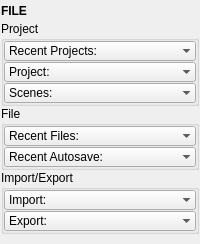
<?xml version="1.0" encoding="UTF-8"?>
<ui version="4.0">
 <class>QtUi</class>
 <widget class="QMainWindow" name="QtUi">
  <property name="enabled">
   <bool>true</bool>
  </property>
  <property name="geometry">
   <rect>
    <x>0</x>
    <y>0</y>
    <width>200</width>
    <height>244</height>
   </rect>
  </property>
  <property name="tabShape">
   <enum>QTabWidget::Triangular</enum>
  </property>
  <property name="dockNestingEnabled">
   <bool>true</bool>
  </property>
  <property name="dockOptions">
   <set>QMainWindow::AllowNestedDocks|QMainWindow::AllowTabbedDocks|QMainWindow::AnimatedDocks|QMainWindow::ForceTabbedDocks</set>
  </property>
  <widget class="QWidget" name="central_widget">
   <property name="minimumSize">
    <size>
     <width>200</width>
     <height>0</height>
    </size>
   </property>
   <layout class="QVBoxLayout" name="verticalLayout_2">
    <property name="leftMargin">
     <number>1</number>
    </property>
    <property name="topMargin">
     <number>1</number>
    </property>
    <property name="rightMargin">
     <number>1</number>
    </property>
    <property name="bottomMargin">
     <number>1</number>
    </property>
    <item>
     <layout class="QVBoxLayout" name="verticalLayout">
      <property name="spacing">
       <number>0</number>
      </property>
      <item>
       <widget class="Header" name="header">
        <property name="minimumSize">
         <size>
          <width>0</width>
          <height>20</height>
         </size>
        </property>
        <property name="font">
         <font>
          <weight>75</weight>
          <bold>true</bold>
         </font>
        </property>
        <property name="text">
         <string>FILE</string>
        </property>
       </widget>
      </item>
      <item>
       <widget class="QGroupBox" name="Project">
        <property name="title">
         <string>Project</string>
        </property>
        <layout class="QVBoxLayout" name="verticalLayout_5">
         <property name="spacing">
          <number>1</number>
         </property>
         <property name="leftMargin">
          <number>0</number>
         </property>
         <property name="topMargin">
          <number>0</number>
         </property>
         <property name="rightMargin">
          <number>0</number>
         </property>
         <property name="bottomMargin">
          <number>0</number>
         </property>
         <item>
          <widget class="ComboBox" name="cmb001">
           <property name="minimumSize">
            <size>
             <width>0</width>
             <height>20</height>
            </size>
           </property>
           <property name="maximumSize">
            <size>
             <width>16777215</width>
             <height>20</height>
            </size>
           </property>
           <property name="toolTip">
            <string>Any recent workspaces will appear here.</string>
           </property>
           <property name="maxVisibleItems">
            <number>30</number>
           </property>
           <property name="sizeAdjustPolicy">
            <enum>QComboBox::AdjustToContentsOnFirstShow</enum>
           </property>
           <property name="frame">
            <bool>false</bool>
           </property>
           <item>
            <property name="text">
             <string>Recent Projects:</string>
            </property>
           </item>
          </widget>
         </item>
         <item>
          <widget class="ComboBox" name="cmb006">
           <property name="minimumSize">
            <size>
             <width>0</width>
             <height>20</height>
            </size>
           </property>
           <property name="maximumSize">
            <size>
             <width>16777215</width>
             <height>20</height>
            </size>
           </property>
           <property name="toolTip">
            <string>Open a workspace folder, or set a new workspace.</string>
           </property>
           <property name="maxVisibleItems">
            <number>40</number>
           </property>
           <property name="sizeAdjustPolicy">
            <enum>QComboBox::AdjustToContents</enum>
           </property>
           <property name="frame">
            <bool>false</bool>
           </property>
           <item>
            <property name="text">
             <string>Project:</string>
            </property>
           </item>
          </widget>
         </item>
         <item>
          <widget class="ComboBox" name="cmb000">
           <property name="minimumSize">
            <size>
             <width>0</width>
             <height>20</height>
            </size>
           </property>
           <property name="maximumSize">
            <size>
             <width>16777215</width>
             <height>20</height>
            </size>
           </property>
           <property name="toolTip">
            <string>Open a scene file from the current workspace directory.</string>
           </property>
           <property name="maxVisibleItems">
            <number>40</number>
           </property>
           <property name="sizeAdjustPolicy">
            <enum>QComboBox::AdjustToContents</enum>
           </property>
           <property name="frame">
            <bool>false</bool>
           </property>
           <item>
            <property name="text">
             <string>Scenes:</string>
            </property>
           </item>
          </widget>
         </item>
        </layout>
       </widget>
      </item>
      <item>
       <widget class="QGroupBox" name="File">
        <property name="title">
         <string>File</string>
        </property>
        <layout class="QVBoxLayout" name="verticalLayout_3">
         <property name="spacing">
          <number>1</number>
         </property>
         <property name="leftMargin">
          <number>0</number>
         </property>
         <property name="topMargin">
          <number>0</number>
         </property>
         <property name="rightMargin">
          <number>0</number>
         </property>
         <property name="bottomMargin">
          <number>0</number>
         </property>
         <item>
          <widget class="ComboBox" name="cmb005">
           <property name="minimumSize">
            <size>
             <width>0</width>
             <height>20</height>
            </size>
           </property>
           <property name="maximumSize">
            <size>
             <width>16777215</width>
             <height>20</height>
            </size>
           </property>
           <property name="toolTip">
            <string>Any recent scenes will appear here.</string>
           </property>
           <property name="maxVisibleItems">
            <number>30</number>
           </property>
           <property name="sizeAdjustPolicy">
            <enum>QComboBox::AdjustToContentsOnFirstShow</enum>
           </property>
           <property name="frame">
            <bool>false</bool>
           </property>
           <item>
            <property name="text">
             <string>Recent Files:</string>
            </property>
           </item>
          </widget>
         </item>
         <item>
          <widget class="ComboBox" name="cmb002">
           <property name="minimumSize">
            <size>
             <width>0</width>
             <height>20</height>
            </size>
           </property>
           <property name="maximumSize">
            <size>
             <width>16777215</width>
             <height>20</height>
            </size>
           </property>
           <property name="toolTip">
            <string>Any recent autosaves will appear here.</string>
           </property>
           <property name="maxVisibleItems">
            <number>30</number>
           </property>
           <property name="sizeAdjustPolicy">
            <enum>QComboBox::AdjustToContentsOnFirstShow</enum>
           </property>
           <property name="frame">
            <bool>false</bool>
           </property>
           <item>
            <property name="text">
             <string>Recent Autosave:</string>
            </property>
           </item>
          </widget>
         </item>
        </layout>
       </widget>
      </item>
      <item>
       <widget class="QGroupBox" name="Import_Export">
        <property name="title">
         <string>Import/Export</string>
        </property>
        <layout class="QVBoxLayout" name="verticalLayout_4">
         <property name="spacing">
          <number>1</number>
         </property>
         <property name="leftMargin">
          <number>0</number>
         </property>
         <property name="topMargin">
          <number>0</number>
         </property>
         <property name="rightMargin">
          <number>0</number>
         </property>
         <property name="bottomMargin">
          <number>0</number>
         </property>
         <item>
          <widget class="ComboBox" name="cmb003">
           <property name="minimumSize">
            <size>
             <width>0</width>
             <height>20</height>
            </size>
           </property>
           <property name="maximumSize">
            <size>
             <width>16777215</width>
             <height>20</height>
            </size>
           </property>
           <property name="maxVisibleItems">
            <number>30</number>
           </property>
           <property name="sizeAdjustPolicy">
            <enum>QComboBox::AdjustToContentsOnFirstShow</enum>
           </property>
           <property name="frame">
            <bool>false</bool>
           </property>
           <item>
            <property name="text">
             <string>Import:</string>
            </property>
           </item>
          </widget>
         </item>
         <item>
          <widget class="ComboBox" name="cmb004">
           <property name="minimumSize">
            <size>
             <width>0</width>
             <height>20</height>
            </size>
           </property>
           <property name="maximumSize">
            <size>
             <width>16777215</width>
             <height>20</height>
            </size>
           </property>
           <property name="maxVisibleItems">
            <number>30</number>
           </property>
           <property name="sizeAdjustPolicy">
            <enum>QComboBox::AdjustToContentsOnFirstShow</enum>
           </property>
           <property name="frame">
            <bool>false</bool>
           </property>
           <item>
            <property name="text">
             <string>Export:</string>
            </property>
           </item>
          </widget>
         </item>
        </layout>
       </widget>
      </item>
      <item>
       <spacer name="verticalSpacer">
        <property name="orientation">
         <enum>Qt::Vertical</enum>
        </property>
        <property name="sizeHint" stdset="0">
         <size>
          <width>0</width>
          <height>10</height>
         </size>
        </property>
       </spacer>
      </item>
     </layout>
    </item>
   </layout>
  </widget>
 </widget>
 <customwidgets>
  <customwidget>
   <class>Header</class>
   <extends>QLabel</extends>
   <header>uitk.widgets.header.Header.h</header>
  </customwidget>
  <customwidget>
   <class>ComboBox</class>
   <extends>QComboBox</extends>
   <header>uitk.widgets.comboBox.ComboBox.h</header>
  </customwidget>
 </customwidgets>
 <resources/>
 <connections/>
 <designerdata>
  <property name="gridDeltaX">
   <number>5</number>
  </property>
  <property name="gridDeltaY">
   <number>5</number>
  </property>
  <property name="gridSnapX">
   <bool>true</bool>
  </property>
  <property name="gridSnapY">
   <bool>true</bool>
  </property>
  <property name="gridVisible">
   <bool>true</bool>
  </property>
 </designerdata>
</ui>
